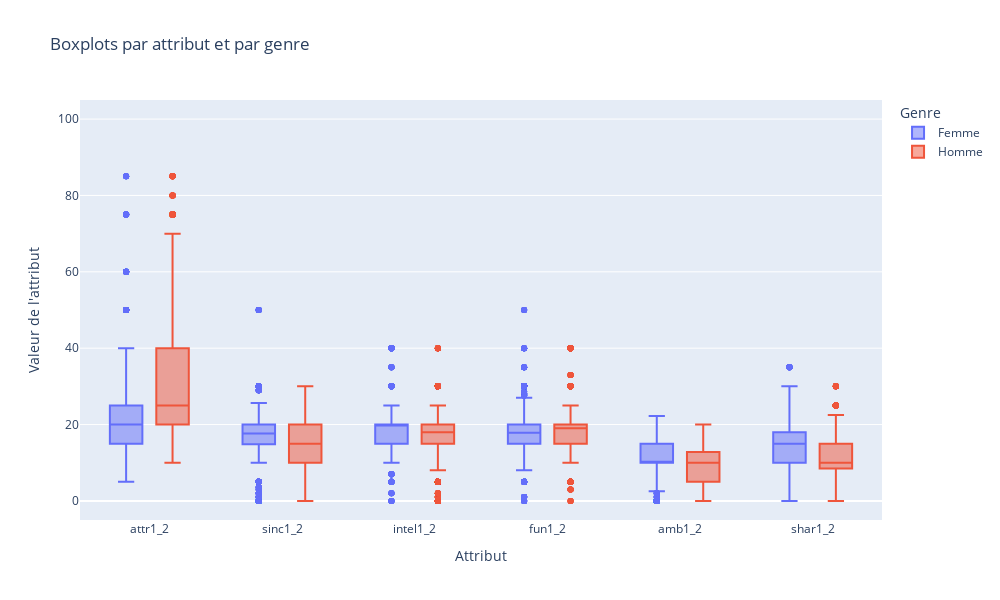

Notebook cell for this chart:
### Code cell
fig = px.box(df_long, x="attribute", y="value", color="gender",
             labels={"value": "Valeur de l'attribut", "attribute": "Attribut", "gender": "Genre"},
             title="Boxplots par attribut et par genre")

new_names = {'0': 'Femme', '1': 'Homme'}

# Mettre à jour les noms des étiquettes
fig.for_each_trace(lambda t: t.update(name=new_names[t.name], legendgroup=new_names[t.name], 
                                       hovertemplate=t.hovertemplate.replace(t.name, new_names[t.name]) if t.name in new_names else t.hovertemplate))

fig.update_layout(height=600, width=1000) 
fig.update_yaxes(range=[-5, 105])

fig.show()

### Figure 1 — Plotly figure (JSON) as saved in the notebook; plotly's stock layout.template omitted (floating-point values rounded to 4 significant figures; data arrays with more than 128 entries replaced by an {"elided": "..."} marker saying what was removed)
{"data": [{"alignmentgroup": "True", "hovertemplate": "Genre=Femme<br>Attribut=%{x}<br>Valeur de l'attribut=%{y}<extra></extra>", "legendgroup": "Femme", "marker": {"color": "#636efa"}, "name": "Femme", "notched": false, "offsetgroup": "0", "orientation": "v", "showlegend": true, "type": "box", "x": {"elided": "25104 str values"}, "x0": " ", "xaxis": "x", "y": {"elided": "25104 float values"}, "y0": " ", "yaxis": "y"}, {"alignmentgroup": "True", "hovertemplate": "Genre=Homme<br>Attribut=%{x}<br>Valeur de l'attribut=%{y}<extra></extra>", "legendgroup": "Homme", "marker": {"color": "#EF553B"}, "name": "Homme", "notched": false, "offsetgroup": "1", "orientation": "v", "showlegend": true, "type": "box", "x": {"elided": "25164 str values"}, "x0": " ", "xaxis": "x", "y": {"elided": "25164 float values"}, "y0": " ", "yaxis": "y"}], "layout": {"boxmode": "group", "height": 600, "legend": {"title": {"text": "Genre"}, "tracegroupgap": 0}, "title": {"text": "Boxplots par attribut et par genre"}, "width": 1000, "xaxis": {"anchor": "y", "domain": [0, 1], "title": {"text": "Attribut"}}, "yaxis": {"anchor": "x", "domain": [0, 1], "range": [-5, 105], "title": {"text": "Valeur de l'attribut"}}}}
